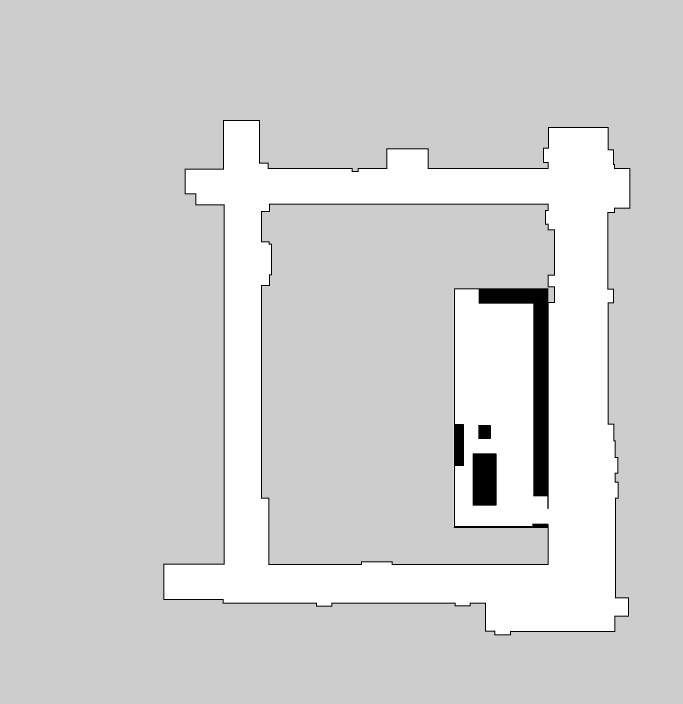
#> input picture Images/a2230_map_closed_fliped.png, 2048 x 2112 px, found by its file name (shown at 1/3 size)
$ python path_planning.py
#> lines starting #> are read from the running program, lines starting #| are printed output that depends on the picture
### src/lab_utils/astart.py
# inspired from https://github.com/0aqz0/Robotics-Notebook
"""
A* path planning implementation with python
"""
from lab_utils.plan_utils import *

class AStarPlanner(PathPlanner):
    def __init__(self, map, iterations=1e4, step_size=5, collision_radius=10, heuristic_dist='Manhattan'):
        #benito 3avril augmenter le collision_radius pour etre sur que le robot ne touche pas les obstacles
        PathPlanner.__init__(self)
        self.map = map
        self.iterations = iterations
        self.step_size = step_size
        self.collision_radius = collision_radius
        self.heuristic_dist = heuristic_dist
        self.motions = [
            Vector(1, 0),                # right          cost: 1
            Vector(0, 1),                # up             cost: 1
            Vector(-1, 0),               # left           cost: 1
            Vector(0, -1),               # down           cost: 1
            Vector(-1, -1),              # left and down  cost: 2^0.5
            Vector(-1, 1),               # left and up    cost: 2^0.5
            Vector(1, -1),               # right and down cost: 2^0.5
            Vector(1, 1),                # right and up   cost: 2^0.5
        ]
        self.open_list = []
        self.close_list = []

    def plan(self, start, target):
        self.open_list = []
        self.close_list = []
        self.open_list.append(Node(start))

        for iteration in range(int(self.iterations)):
            current_node = min(self.open_list, key=lambda node: node.cost + self.heuristic_func(pos=node.pos, target=target, mode=self.heuristic_dist))
#            print(current_node.pos.x, current_node.pos.y)

            if current_node.pos.dist(target) < self.step_size:
                print("A* planner Done !")
                finalNode = Node(pos=target, parent=current_node, cost=current_node.cost + current_node.pos.dist(target))
                self.close_list.append(finalNode)
                self.generate_final_path()
                break

            # remove from open list
            self.open_list.remove(current_node)
            # add to close list
            self.close_list.append(current_node)
            # explore
            for motion in self.motions:
                newNode = Node(pos=current_node.pos + motion*self.step_size, parent=current_node, cost=current_node.cost + motion.mod()*self.step_size)
#                print(newNode.pos.x, newNode.pos.y)

                # in close list
                if self.find_in_close_list(newNode):
#                    print("Already in close list!")
                    continue
                # outside the map
                if self.map.out_of_map(newNode.pos):
#                    print("Sorry, out of the map!")
                    continue
                # meet obstacle
                if self.check_obstacle(newNode.pos):
#                    print("Sorry, over an obstacle!")
                    continue

                # add to open list
                if self.find_in_open_list(newNode):
                    sameNode = self.find_in_open_list(newNode)
                    if sameNode.cost > newNode.cost:
                        sameNode = newNode
                else:
                    self.open_list.append(newNode)

    def heuristic_func(self, pos, target, mode='Manhattan'):
        if mode == 'Manhattan':
            return abs(pos.x - target.x) + abs(pos.y - target.y)
        elif mode == 'Euclidean':
            return pos.dist(target)
        elif mode == 'Chebyshev':
            return max(abs(pos.x - target.x), abs(pos.y - target.y))
        else:
            raise ValueError('Wrong mode')

    def find_in_close_list(self, node):
        for candidate in self.close_list:
            if candidate.pos == node.pos:
                return candidate
        return None

    def find_in_open_list(self, node):
        for candidate in self.open_list:
            if candidate.pos == node.pos:
                return candidate
        return None

    def check_obstacle(self, pos):
#        for obs in self.map.obstacles:
#            if obs.check_collision(pos, 10):
#                return True
        return self.map.check_collision(pos, self.collision_radius)

    def generate_final_path(self):
        self.finalPath = []
        self.finalPath.append(self.close_list[-1].pos)
        currentNode = self.close_list[-1]
        while currentNode.parent is not None:
            currentNode = currentNode.parent
            self.finalPath.append(currentNode.pos)
        self.finalPath.reverse()

### src/lab_utils/rrt.py
# inspired from https://github.com/0aqz0/Robotics-Notebook
"""
RRT path planning implementation with python
"""
from lab_utils.plan_utils import *
import random
import math

class RRTPlanner(PathPlanner):
    """
    Path Planner using RRT algorithm.
    """
    def __init__(self, map, iterations=1e6, epsilon=0.05, stepSize=5):
        PathPlanner.__init__(self)
        self.nodeList = []
        self.map = map
        self.iterations = iterations
        self.epsilon = epsilon
        self.stepSize = stepSize

    def plan(self, start, target):
        self.nodeList = []
        self.nodeList.append(Node(start))
        for iteration in range(int(self.iterations)):
            # random sample
            randNode = Node(self.randomSample(self.epsilon, target))
            # find the nearest node
            nearestNode = self.findNearestNode(randNode)
            # expand the tree
            theta = math.atan2(randNode.pos.y - nearestNode.pos.y, randNode.pos.x - nearestNode.pos.x)
            newNode = Node(nearestNode.pos + Vector(self.stepSize * math.cos(theta), self.stepSize * math.sin(theta)), nearestNode)

            # outside the map
            if self.map.out_of_map(newNode.pos):
                continue
            # in the node list
            if self.inNodeList(newNode):
                continue
            # meet obstacles
            if self.check_obstacle(newNode.pos):
                continue

            self.nodeList.append(newNode)
            if newNode.pos.dist(target) < self.stepSize:
                print("RRT planner Done !")
                self.finalPath = []
                self.finalPath.append(target)
                currentNode = self.nodeList[-1]
                self.finalPath.append(currentNode.pos)
                while currentNode.parent is not None:
                    self.finalPath.append(currentNode.parent.pos)
                    currentNode = currentNode.parent
                self.finalPath.reverse()
                break

    def findNearestNode(self, node):
        minDist = 1e10
        nearestNode = None
        for candidate in self.nodeList:
            if node.pos.dist(candidate.pos) < minDist:
                minDist = node.pos.dist(candidate.pos)
                nearestNode = candidate
        return nearestNode

    def randomSample(self, epsilon, target):
        if random.random() >= epsilon:
#            return Point(self.map.left + self.map.length * random.random(), self.map.down + self.map.width * random.random())
            return Point(self.map.left + self.map.length * random.random(), self.map.top + self.map.width * random.random())
        else:
            return target

    def inNodeList(self, node):
        for candidate in self.nodeList:
            if candidate.pos == node.pos:
                return True
        return False

    def check_obstacle(self, pos):
#        for obs in self.map.obstacles:
#            if obs.check_collision(pos, 10):
#                return True
        return self.map.check_collision(pos, 10)

### src/lab_utils/plan_utils.py
# inspired from https://github.com/0aqz0/Robotics-Notebook
"""
geometry elements
"""
import math


class Point(object):
    def __init__(self, x, y):
        self.x = x
        self.y = y

    def __eq__(self, other):
        return self.x == other.x and self.y == other.y

    def __add__(self, other):
        return Point(self.x + other.x, self.y + other.y)

    def dist(self, other):
        return math.sqrt(pow(self.x - other.x, 2) + pow(self.y - other.y, 2))

    def dir(self, other):
        return math.atan2(other.y - self.y, other.x - self.x)

    def tuple(self):
        return self.x, self.y


class Vector(object):
    def __init__(self, x, y):
        self.x = x
        self.y = y

    def dir(self):
        return math.atan2(self.y, self.x)

    def mod(self):
        return math.sqrt(pow(self.x, 2) + pow(self.y, 2))

    def __mul__(self, other):
        return Vector(other*self.x, other*self.y)

    def __add__(self, other):
        return Vector(self.x+other.x, self.y+other.y)


def Polar2Vector(dist, theta):
    return Vector(dist*math.cos(theta), dist*math.sin(theta))


"""
collections of common structures
"""


class Node(object):
    def __init__(self, pos, parent=None, cost=0):
        self.pos = pos
        self.parent = parent
        self.cost = cost

    def dist(self, node):
        return self.pos.dist(node.pos)


class Obstacle(object):
    def __init__(self, pos):
        self.pos = pos

    def type(self):
        raise NotImplementedError

    def dist(self, other):
        raise NotImplementedError

    def check_collision(self, other, avoidDist):
        raise NotImplementedError


class CircleObstacle(Obstacle):
    def __init__(self, pos, radius):
        Obstacle.__init__(self, pos)
        self.radius = radius

    def type(self):
        return "circle"

    def dist(self, other):
        return max(self.pos.dist(other) - self.radius, 0)

    def check_collision(self, other, avoidDist):
        return self.dist(other) <= avoidDist


class RectangleObstacle(Obstacle):
    # [8 lines left out: function __init__, not called in this run]

    def type(self):
        return "rectangle"

    def vertex(self):
        return (self.left, self.down), (self.left, self.top), (self.right, self.top), (self.right, self.down)

    # [22 lines left out: function dist, not called in this run]

    def check_collision(self, other, avoidDist):
        return self.dist(other) <= avoidDist


class Map(object):
    # [10 lines left out: function __init__, not called in this run]

    def out_of_map(self, pos):
        return pos.x < self.left or pos.x > self.right or pos.y < self.down or pos.y > self.top

    def add_obstacle(self, obs):
        self.obstacles.append(obs)

    # [23 lines left out: functions check_collision, draw, not called in this run]


class BMPMap(object):
    def __init__(self, width, height, mat, refresh=True):
        self.top = 0
        self.down = height-1
        self.left = 0
        self.right = width-1
        self.length = height
        self.width = width
        self.refresh = refresh
        self.mat = mat

    def out_of_map(self, pos):
        return pos.x < self.left or pos.x > self.right or pos.y > self.down or pos.y < self.top

    def check_collision(self, other, avoidDist):
        found_collision = False
        for i in range(int(other.x-avoidDist), int(other.x+avoidDist)):
            for j in range(int(other.y-avoidDist), int(other.y+avoidDist)):
                if not self.out_of_map(Point(i, j)):
                    if bool(self.mat[j, i]):
                        found_collision = True
                        break
        return found_collision


class PathPlanner(object):
    """
    superclass for path planning algorithms.
    """

    def __init__(self):
        self.finalPath = []

    # [5 lines left out: function plan, not called in this run]

### Exemples init/path_planning.py
import numpy as np
from lab_utils.plan_utils import *
from lab_utils.astart import AStarPlanner
from lab_utils.rrt import RRTPlanner
from matplotlib import pyplot as plt
from matplotlib import image as mpimg
import os


## IMPORTATION DE LA CARTE
# Lecture de l'image
name = "a2230_map_closed_fliped.png"
path_map = os.path.join(os.getcwd(), "Exemples prof")
path_map = os.path.join(path_map, name)
image = mpimg.imread(path_map)
#> image is the input picture: shape (2112, 2048, 4) float32; mean R, G, B, A 0.798, 0.798, 0.798, 1
# Définition du point de départ et d'arrivée
#start = Point(1273, 1415)
#end = Point(1214, 1225)
start = Point(1490, 1414)
end = Point(1490, 988)

# Affichage de la carte avec points de départ et d'arrivée
fig, ax = plt.subplots()
plt.imshow(image)
ax.scatter(start.x, start.y, s=20, color='r', label='Start')
ax.scatter(end.x, end.y, s=20, color='b', label='End')
plt.title('Importation de la carte')
plt.legend()
plt.savefig('carte')
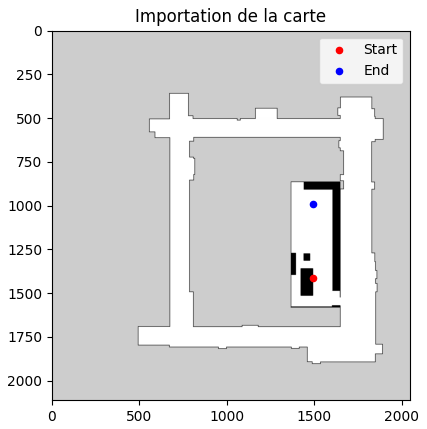
#> figure drawn by matplotlib, 1 panel

# Conversion de l'image en matrice
map_img = 1-np.array(image[:,:,1])
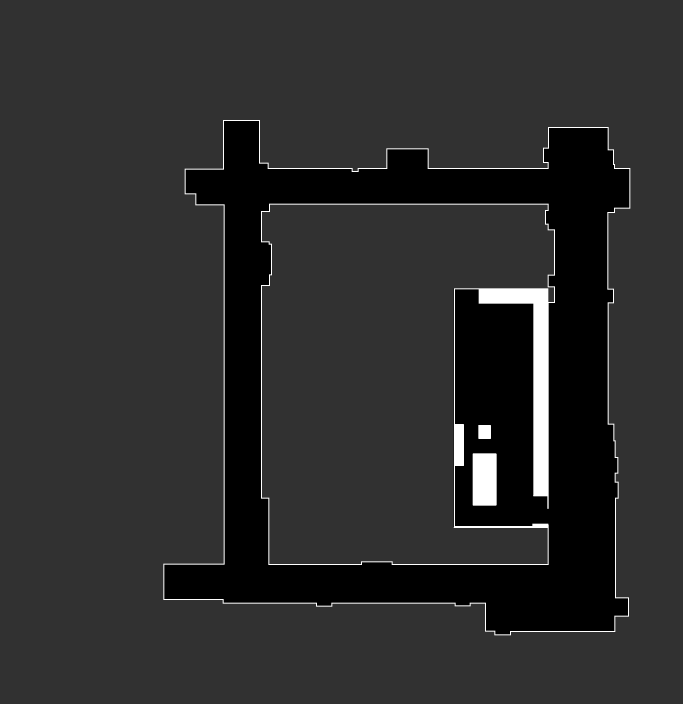
#> map_img: shape (2112, 2048) float32 (shown at 1/3 size); min 0, max 1, mean 0.174
mat_map = map_img
map = BMPMap(width=map_img.shape[1], height=map_img.shape[0], mat=mat_map)


## Trajectoire A*
# Initialisation du Planner
astarPlanner = AStarPlanner(map=map, step_size=10, heuristic_dist='Euclidean')
astarPlanner.plan(start=start, target=end)

# Affichage des trajectoires étudiées
fig = plt.figure(figsize=(16,5))
ax = fig.add_subplot(1, 2, 1)
plt.imshow(image)
ax.scatter(start.x, start.y, s=20, color='r', label='Start')
ax.scatter(end.x, end.y, s=20, color='b', label='End')
for i in range(len(astarPlanner.open_list)-1):
    pt = astarPlanner.open_list[i].pos.tuple()
    ax.add_artist(plt.Circle((pt[0], pt[1]), 1, color='gray'))
#> this loop made 76 passes
#> pt on passes 1 to 12: (1500, 1414), (1500, 1424), (1510, 1404), (1510, 1394), (1510, 1414), (1510, 1384), (1510, 1374), (1510, 1364), (1510, 1354), (1510, 1344), (1510, 1334), (1510, 1324)
for i in range(len(astarPlanner.close_list)-1):
    pt = astarPlanner.close_list[i].pos.tuple()
    ax.add_artist(plt.Circle((pt[0], pt[1]), 1, color='gray'))
#> this loop made 77 passes
#> pt on passes 1 to 12: (1490, 1414), (1500, 1404), (1500, 1394), (1500, 1384), (1500, 1374), (1500, 1364), (1500, 1354), (1500, 1344), (1500, 1334), (1500, 1324), (1500, 1314), (1500, 1304)
ax.set_title('Possible trajectories A*')

# Affichage de la trajectoire retenue
ax2 = fig.add_subplot(1, 2, 2)
plt.imshow(image)
ax2.scatter(start.x, start.y, s=20, color='r', label='Start')
ax2.scatter(end.x, end.y, s=20, color='b', label='End')
for i in range(len(astarPlanner.finalPath)-1):
    pt = astarPlanner.finalPath[i].tuple()
    ax2.add_artist(plt.Circle((pt[0], pt[1]), 5, color='g'))
#> this loop made 43 passes
ax2.set_title('Path planning A*')
plt.legend()
plt.show()
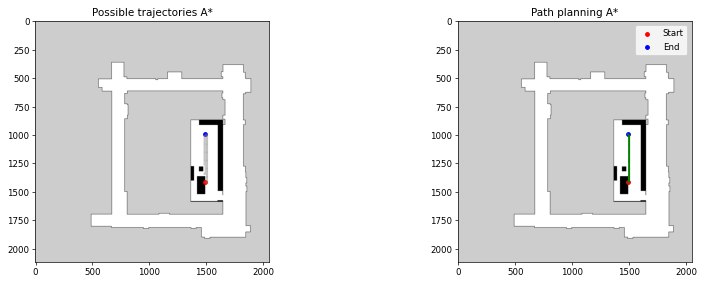
#> figure drawn by matplotlib, 2 panels
plt.savefig('Path A')


## Trajectoire avec RRT
# Initialisation du planner
rrtPlanner = RRTPlanner(map, epsilon=0.05, stepSize=20)
rrtPlanner.plan(start=start, target=end)

# Affichage des trajectoires étudiées
fig = plt.figure(figsize=(16,5))
ax = fig.add_subplot(1, 2, 1)
plt.imshow(image)
ax.scatter(start.x, start.y, s=20, color='r', label='Start')
ax.scatter(end.x, end.y, s=20, color='b', label='End')
for i in range(len(rrtPlanner.nodeList)-1):
    pt = rrtPlanner.nodeList[i].pos.tuple()
    ax.add_artist(plt.Circle((pt[0], pt[1]), 1, color='gray'))
#> this loop made 49 passes
#> pt on passes 1 to 12: (1490, 1414), (1504.9, 1400.7), (1516.2, 1384.2), (1501.7, 1430.2), (1525.4, 1366.4), (1545.3, 1368.3), (1514, 1446), (1551.7, 1349.3), (1546, 1330.1), (1529.2, 1319.3), (1532.7, 1453.1), (1511.2, 1310.5)
ax.set_title('Possible trajectories RRT')

# Affichage de la trajectoire retenue
ax2 = fig.add_subplot(1, 2, 2)
plt.imshow(image)
ax2.scatter(start.x, start.y, s=20, color='r', label='Start')
ax2.scatter(end.x, end.y, s=20, color='b', label='End')
for i in range(len(rrtPlanner.finalPath)-1):
    pt = rrtPlanner.finalPath[i].tuple()
    ax2.add_artist(plt.Circle((pt[0], pt[1]), 5, color='g'))
#> this loop made 29 passes
ax2.set_title('Path planning RRT')
plt.legend()
plt.savefig('Path RRT')
